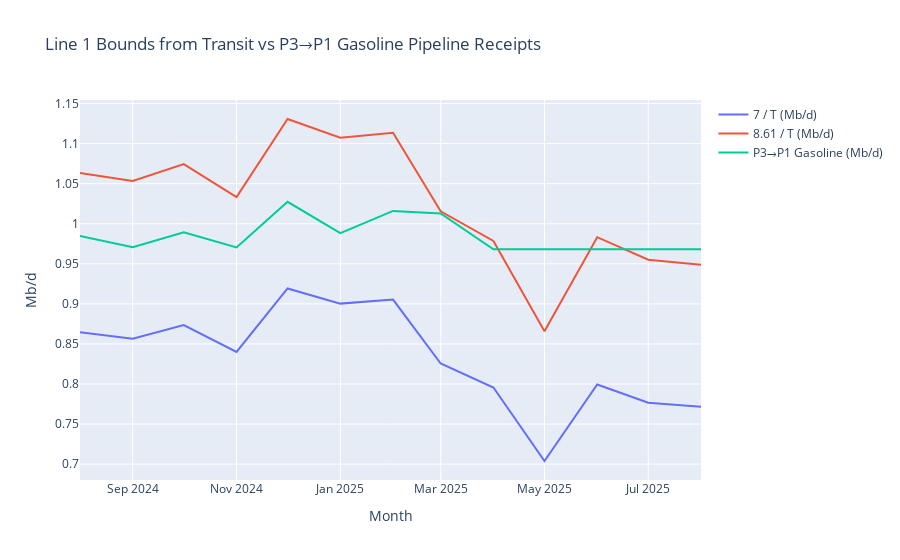

Notebook code cell kept with this figure:
### Code cell
plot_bounds_vs_eia(ma_line1_df, EIA_df)

### Figure 1 — Plotly figure (JSON) as saved in the notebook; plotly's stock layout.template omitted (floating-point values rounded to 4 significant figures)
{"data": [{"hovertemplate": "Series=7 / T (Mb/d)<br>date=%{x}<br>Mb/d=%{y}<extra></extra>", "legendgroup": "7 / T (Mb/d)", "line": {"color": "#636efa", "dash": "solid"}, "marker": {"symbol": "circle"}, "mode": "lines", "name": "7 / T (Mb/d)", "orientation": "v", "showlegend": true, "type": "scatter", "x": ["2024-08-01T00:00:00", "2024-09-01T00:00:00", "2024-10-01T00:00:00", "2024-11-01T00:00:00", "2024-12-01T00:00:00", "2025-01-01T00:00:00", "2025-02-01T00:00:00", "2025-03-01T00:00:00", "2025-04-01T00:00:00", "2025-05-01T00:00:00", "2025-06-01T00:00:00", "2025-07-01T00:00:00", "2025-08-01T00:00:00"], "xaxis": "x", "y": [0.8645, 0.8564, 0.8735, 0.84, 0.9193, 0.9003, 0.9053, 0.8256, 0.7956, 0.7039, 0.7994, 0.7766, 0.7715], "yaxis": "y"}, {"hovertemplate": "Series=8.61 / T (Mb/d)<br>date=%{x}<br>Mb/d=%{y}<extra></extra>", "legendgroup": "8.61 / T (Mb/d)", "line": {"color": "#EF553B", "dash": "solid"}, "marker": {"symbol": "circle"}, "mode": "lines", "name": "8.61 / T (Mb/d)", "orientation": "v", "showlegend": true, "type": "scatter", "x": ["2024-08-01T00:00:00", "2024-09-01T00:00:00", "2024-10-01T00:00:00", "2024-11-01T00:00:00", "2024-12-01T00:00:00", "2025-01-01T00:00:00", "2025-02-01T00:00:00", "2025-03-01T00:00:00", "2025-04-01T00:00:00", "2025-05-01T00:00:00", "2025-06-01T00:00:00", "2025-07-01T00:00:00", "2025-08-01T00:00:00"], "xaxis": "x", "y": [1.063, 1.053, 1.074, 1.033, 1.131, 1.107, 1.114, 1.015, 0.9786, 0.8658, 0.9832, 0.9552, 0.949], "yaxis": "y"}, {"hovertemplate": "Series=P3→P1 Gasoline (Mb/d)<br>date=%{x}<br>Mb/d=%{y}<extra></extra>", "legendgroup": "P3→P1 Gasoline (Mb/d)", "line": {"color": "#00cc96", "dash": "solid"}, "marker": {"symbol": "circle"}, "mode": "lines", "name": "P3→P1 Gasoline (Mb/d)", "orientation": "v", "showlegend": true, "type": "scatter", "x": ["2024-08-01T00:00:00", "2024-09-01T00:00:00", "2024-10-01T00:00:00", "2024-11-01T00:00:00", "2024-12-01T00:00:00", "2025-01-01T00:00:00", "2025-02-01T00:00:00", "2025-03-01T00:00:00", "2025-04-01T00:00:00", "2025-05-01T00:00:00", "2025-06-01T00:00:00", "2025-07-01T00:00:00", "2025-08-01T00:00:00"], "xaxis": "x", "y": [0.9846, 0.9707, 0.9895, 0.9704, 1.027, 0.9883, 1.016, 1.013, 0.9681, 0.9681, 0.9681, 0.9681, 0.9681], "yaxis": "y"}], "layout": {"legend": {"title": {"text": ""}, "tracegroupgap": 0}, "title": {"text": "Line 1 Bounds from Transit vs P3→P1 Gasoline Pipeline Receipts"}, "xaxis": {"anchor": "y", "domain": [0, 1], "title": {"text": "Month"}}, "yaxis": {"anchor": "x", "domain": [0, 1], "title": {"text": "Mb/d"}}}}
